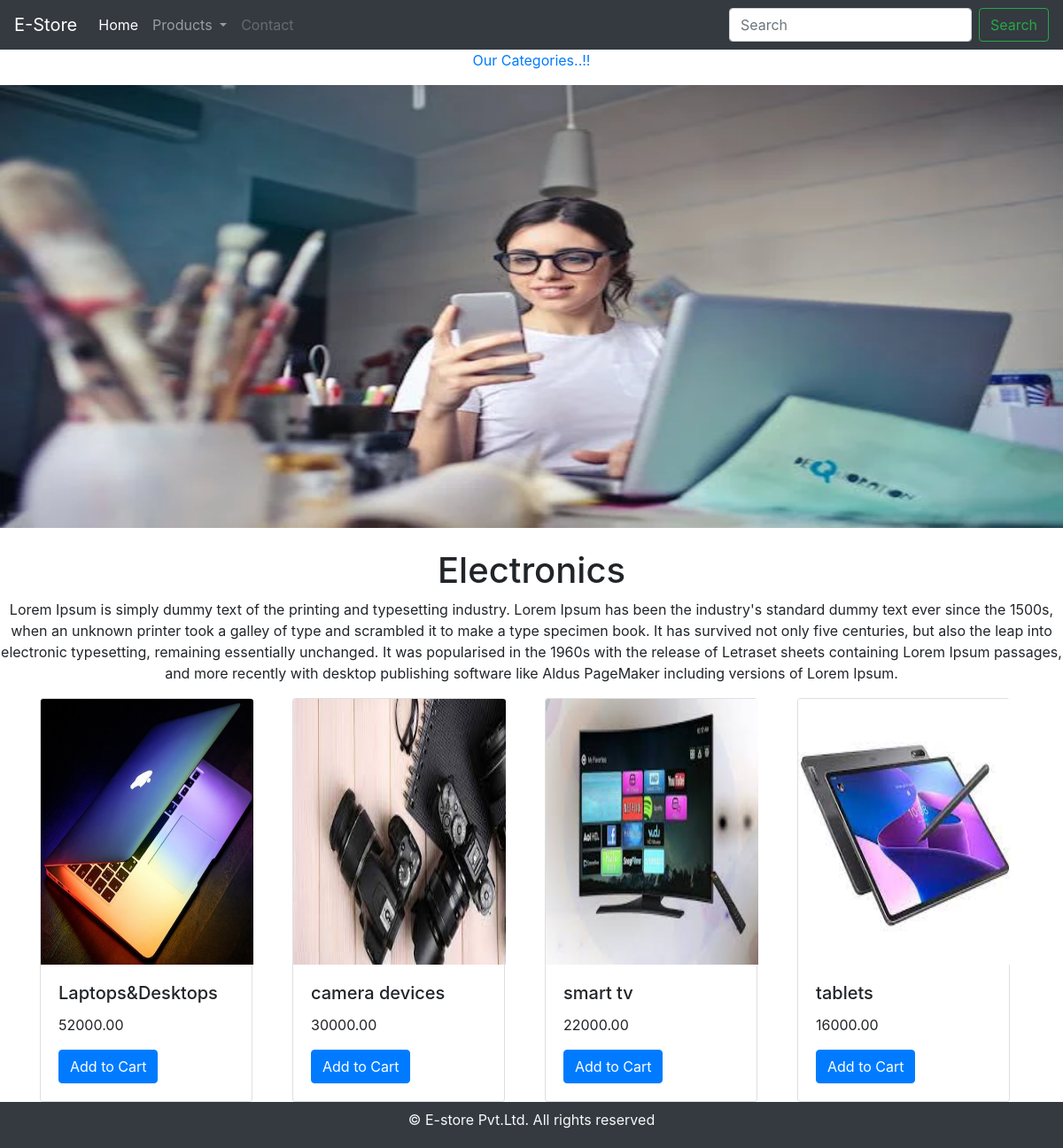
Screenshot of /electronics/ with the database file from the repository.
### shop/models.py (models this page shows, shortened)
class Category(models.Model):
    name=models.CharField(max_length=100,unique=True)
    slug=models.SlugField(max_length=100,unique=True)
    description=models.TextField(blank=True)
    image=models.ImageField(upload_to='category',blank=True,default="")
    def get_url(self):
        return reverse('product_by_category', args=[self.slug])

class Product(models.Model):
    name = models.CharField(max_length=100, unique=True)
    slug = models.SlugField(max_length=100, unique=True)
    description = models.TextField(blank=True)
    image = models.ImageField(upload_to='category', blank=True,default="")
    price=models.DecimalField(decimal_places=2,max_digits=10)
    stock=models.IntegerField()
    available=models.BooleanField(default=True)
    category=models.ForeignKey(Category,on_delete=models.CASCADE)
    def get_url(self):
        return reverse('product_det', args=[self.category.slug, self.slug])

### shop/views.py (the view)
# urls.py: 2. Add a URL to urlpatterns:  path('', views.home, name='home')
def home(request,slug_c=None):
    page_c=None
    products=None
    if slug_c != None:
       page_c=get_object_or_404(Category, slug=slug_c)
       products=Product.objects.all().filter(category=page_c,available=True)
    else:
       products=Product.objects.all().filter(available=True)
    return render(request, 'home.html',{'category':page_c,'products':products})

### shop/context_processors.py (called while the page is built)
def mylink(request):
    links=Category.objects.all()
    return dict(links=links)

### templates/home.html (shortened to what this page needs)
{% extends 'base.html' %}
{% load static %}
{% block content %}
{% if category %}
<div>
    <div>
       <p class="text-center"><a href="{% url 'home' %}">Our Categories..!!</a></p>
    </div>
</div>
{% endif %}
<div>
{% if category %}
<img src="{{category.image.url}}" style="width:1200px; height:500px; display:block; margin-left:auto; margin-right:auto;">
</div>
<br>
<div>
    <h1 style="text-align:center">{{category.name}}</h1>
    <p style="text-align:center;">{{category.description}}</p>
</div>
{%  endif %}
<div class="container">
   <div class="row">
    {% for product in products %}
    <div class="col-9 col-sm-12 col-md-3">
    <div class="card" style="width: 15rem;">
    <a href="{{product.get_url}}"><img class="card-img-top" src="{{product.image.url}}" alt="Card image cap" style="width:15rem; height:300px;"></a>
    <div class="card-body">
     <h5 class="card-title">{{product.name}}</h5>
     <p class="card-text">{{product.price}}</p>
     <a href="#" class="btn btn-primary">Add to Cart</a>
    </div>
   </div>
      </div>
    {% endfor %}
  </div>
</div>
{% endblock %}

### templates/base.html (shortened to what this page needs)
<!doctype html>
<html lang="en">
  <head>
    <link rel="stylesheet" href="https://cdn.jsdelivr.net/npm/bootstrap@4.0.0/dist/css/bootstrap.min.css">
  </head>
  <body>
  {% include 'navbar.html' %}
  {% block content %}
  {% endblock %}
  {% include 'footer.html' %}
  </body>
</html>

### templates/navbar.html (shortened to what this page needs)
<nav class="navbar navbar-expand-lg navbar-dark bg-dark">
  <a class="navbar-brand" href="{% url 'home' %}">E-Store</a>
  <div class="collapse navbar-collapse" id="navbarSupportedContent">
    <ul class="navbar-nav mr-auto">
      <li class="nav-item active">
        <a class="nav-link" href="#">Home <span class="sr-only">(current)</span></a>
      <li class="nav-item dropdown">
        <a class="nav-link dropdown-toggle" href="#" id="navbarDropdown" role="button" data-toggle="dropdown" aria-haspopup="true" aria-expanded="false">
          Products
        </a>
      </li>
      <li class="nav-item">
        <a class="nav-link disabled" href="#">Contact</a>
      </li>
    </ul>
    <form class="form-inline my-2 my-lg-0">
      <input class="form-control mr-sm-2" type="search" placeholder="Search" aria-label="Search">
      <button class="btn btn-outline-success my-2 my-sm-0" type="submit">Search</button>
    </form>
  </div>
</nav>

### templates/footer.html
<footer class="pt-2 pb-1 bg-dark text-light position:fixed bottom:0px">
<div class="container">
    <div class="row align-items-center">
    <div class="col-12 col-md-12 mt-4 mt-md-0 text-center">
        <p>&copy E-store Pvt.Ltd. All rights reserved</p>
    </div>
    </div>
</div>
</footer>

### rows the page displays
Category: image (picture), name "Electronics", description "Lorem Ipsum is simply dummy text of the printing and typesetting industry. Lorem Ipsum has been the industry's standard dummy text ever since the 1500s, when an unknown printer took a galley of type and scrambled it to make a type specimen book. It has survived not only five centuries, but also the leap into electronic typesetting, remaining essentially unchanged. It was popularised in the 1960s with the release of Letraset sheets containing Lorem Ipsum passages, and more recently with desktop publishing software like Aldus PageMaker including versions of Lorem Ipsum."
Product: image (picture), name "Laptops&Desktops", price "52000.00"
Product: image (picture), name "camera devices", price "30000.00"
Product: image (picture), name "smart tv", price "22000.00"
Product: image (picture), name "tablets", price "16000.00"
